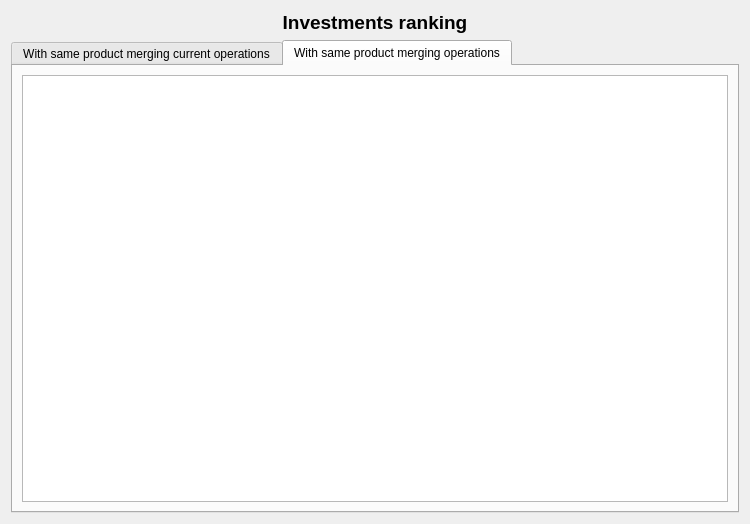
<?xml version="1.0" encoding="UTF-8"?>
<ui version="4.0">
 <class>wdgInvestmentsRanking</class>
 <widget class="QWidget" name="wdgInvestmentsRanking">
  <property name="geometry">
   <rect>
    <x>0</x>
    <y>0</y>
    <width>750</width>
    <height>524</height>
   </rect>
  </property>
  <layout class="QHBoxLayout" name="horizontalLayout">
   <item>
    <layout class="QVBoxLayout" name="verticalLayout">
     <item>
      <widget class="QLabel" name="lbl">
       <property name="font">
        <font>
         <pointsize>14</pointsize>
         <weight>75</weight>
         <bold>true</bold>
        </font>
       </property>
       <property name="text">
        <string>Investments ranking</string>
       </property>
       <property name="alignment">
        <set>Qt::AlignCenter</set>
       </property>
      </widget>
     </item>
     <item>
      <widget class="QTabWidget" name="tabWidget">
       <property name="currentIndex">
        <number>1</number>
       </property>
       <widget class="QWidget" name="tab">
        <attribute name="icon">
         <iconset resource="../images/xulpymoney.qrc">
          <normaloff>:/xulpymoney/crown.png</normaloff>:/xulpymoney/crown.png</iconset>
        </attribute>
        <attribute name="title">
         <string>With same product merging current operations</string>
        </attribute>
        <layout class="QHBoxLayout" name="horizontalLayout_3">
         <item>
          <widget class="myQTableWidget" name="tblCurrentOperations"/>
         </item>
        </layout>
       </widget>
       <widget class="QWidget" name="tab_2">
        <attribute name="icon">
         <iconset resource="../images/xulpymoney.qrc">
          <normaloff>:/xulpymoney/crown.png</normaloff>:/xulpymoney/crown.png</iconset>
        </attribute>
        <attribute name="title">
         <string>With same product merging operations</string>
        </attribute>
        <layout class="QHBoxLayout" name="horizontalLayout_2">
         <item>
          <widget class="myQTableWidget" name="tblOperations"/>
         </item>
        </layout>
       </widget>
      </widget>
     </item>
    </layout>
   </item>
  </layout>
  <action name="actionInvestmentReport">
   <property name="icon">
    <iconset resource="../images/xulpymoney.qrc">
     <normaloff>:/xulpymoney/bundle.png</normaloff>:/xulpymoney/bundle.png</iconset>
   </property>
   <property name="text">
    <string>Investment report</string>
   </property>
   <property name="toolTip">
    <string>Investment report</string>
   </property>
  </action>
  <action name="actionSortTPCVenta">
   <property name="icon">
    <iconset>
     <normaloff>:/xulpmoney/document-preview.png</normaloff>:/xulpmoney/document-preview.png</iconset>
   </property>
   <property name="text">
    <string>% Selling point</string>
   </property>
   <property name="toolTip">
    <string>% Selling point</string>
   </property>
  </action>
  <action name="actionSortTPC">
   <property name="icon">
    <iconset>
     <normaloff>:/xulpmoney/document-preview.png</normaloff>:/xulpmoney/document-preview.png</iconset>
   </property>
   <property name="text">
    <string>% Invested</string>
   </property>
   <property name="toolTip">
    <string>% Invested</string>
   </property>
  </action>
  <action name="actionSortName">
   <property name="icon">
    <iconset>
     <normaloff>:/xulpmoney/document-preview.png</normaloff>:/xulpmoney/document-preview.png</iconset>
   </property>
   <property name="text">
    <string>Name</string>
   </property>
   <property name="toolTip">
    <string>Name</string>
   </property>
  </action>
  <action name="actionSortHour">
   <property name="icon">
    <iconset>
     <normaloff>:/xulpmoney/document-preview.png</normaloff>:/xulpmoney/document-preview.png</iconset>
   </property>
   <property name="text">
    <string>Time</string>
   </property>
   <property name="toolTip">
    <string>Time</string>
   </property>
  </action>
  <action name="actionProduct">
   <property name="icon">
    <iconset resource="../images/xulpymoney.qrc">
     <normaloff>:/xulpymoney/books.png</normaloff>:/xulpymoney/books.png</iconset>
   </property>
   <property name="text">
    <string>Product report</string>
   </property>
   <property name="toolTip">
    <string>Product report</string>
   </property>
  </action>
  <action name="actionSortTPCLast">
   <property name="text">
    <string>% Last operation</string>
   </property>
   <property name="toolTip">
    <string>% Last operation</string>
   </property>
  </action>
  <action name="actionCalculate">
   <property name="icon">
    <iconset resource="../images/xulpymoney.qrc">
     <normaloff>:/xulpymoney/tools-wizard.png</normaloff>:/xulpymoney/tools-wizard.png</iconset>
   </property>
   <property name="text">
    <string>Calculate reinvest price</string>
   </property>
   <property name="toolTip">
    <string>Calculate reinvest price</string>
   </property>
  </action>
  <action name="actionReinvest">
   <property name="icon">
    <iconset resource="../images/xulpymoney.qrc">
     <normaloff>:/xulpymoney/coins.png</normaloff>:/xulpymoney/coins.png</iconset>
   </property>
   <property name="text">
    <string>Reinvest</string>
   </property>
   <property name="toolTip">
    <string>Reinvest</string>
   </property>
  </action>
  <action name="actionReinvestCurrent">
   <property name="icon">
    <iconset resource="../images/xulpymoney.qrc">
     <normaloff>:/xulpymoney/coins.png</normaloff>:/xulpymoney/coins.png</iconset>
   </property>
   <property name="text">
    <string>Simulate reinvestment at product current price</string>
   </property>
   <property name="toolTip">
    <string>Simulate reinvestment at product current price</string>
   </property>
  </action>
 </widget>
 <customwidgets>
  <customwidget>
   <class>myQTableWidget</class>
   <extends>QTableWidget</extends>
   <header location="global">myqtablewidget</header>
  </customwidget>
 </customwidgets>
 <resources>
  <include location="../images/xulpymoney.qrc"/>
  <include location="../images/xulpymoney.qrc"/>
 </resources>
 <connections/>
</ui>
